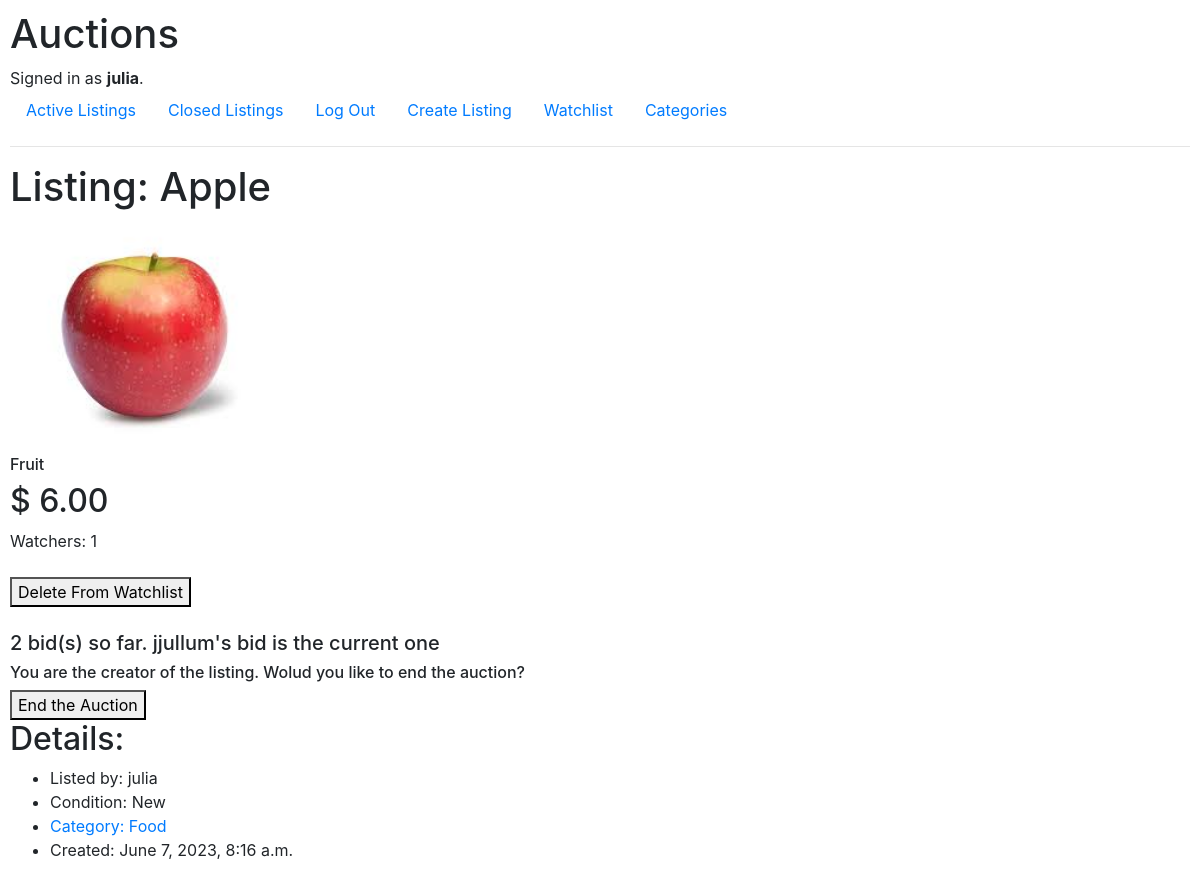
Page /listing/2 (signed in) on the earlier database version.
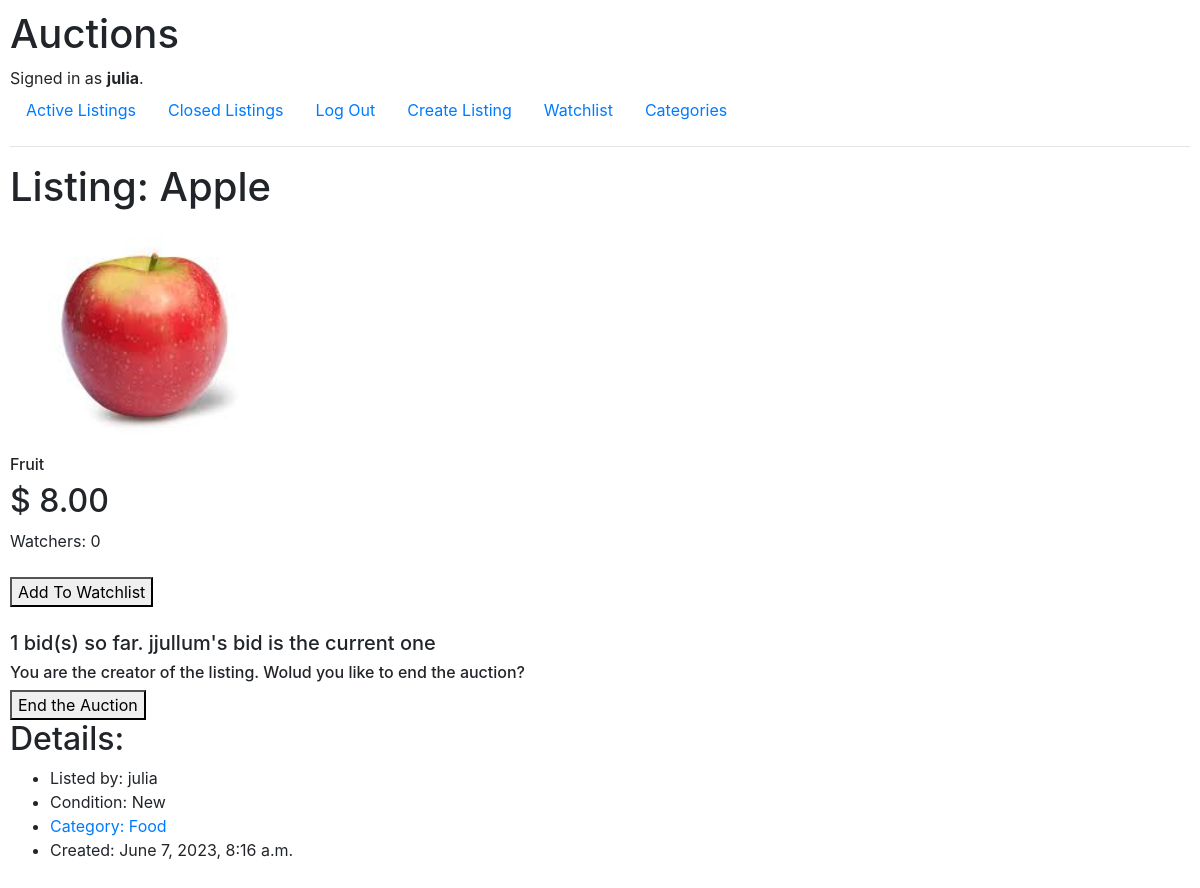
Same page on the later database version.
### auctions/models.py (models this page shows, shortened)
class Listing(models.Model):
    default_auto_field = 'django.db.models.BigAutoField'
    creator = models.ForeignKey(User, on_delete=models.CASCADE, related_name="listings")
    title = models.CharField(max_length=100)
    description = models.CharField(max_length=200)
    starting_bid = models.DecimalField(max_digits=10, decimal_places=2)
    current_bid = models.DecimalField(max_digits=10, decimal_places=2, default=Decimal('0.00'))
    active = models.BooleanField(default=True)
    picture = models.ImageField(null=True, blank=True, upload_to='images/')
    category = models.ForeignKey(Category, on_delete=models.CASCADE, related_name="listings")
    condition = models.CharField(max_length=100)
    time = models.DateTimeField(auto_now_add=True)
    winner = models.ForeignKey(User, on_delete=models.SET_NULL,default=None, blank=True, null=True, related_name="won")
    closed_time = models.DateTimeField(default=None, blank=True, null=True)

class User(AbstractUser):
    pass

class Category(models.Model):
    title = models.CharField(max_length=100)
    def __str__(self):
        return f"{self.title}"

### auctions/views.py (the view, shortened to what this page needs)
# urls.py: path("listing/<int:listing_id>", views.listing, name="listing"),
@login_required
def listing(request, listing_id):
    user = request.user
    listing =  Listing.objects.get(pk=listing_id)
    in_watchlist = WatchList.objects.filter(user=user, listing=listing).exists()
    watchers = WatchList.objects.filter(listing=listing).count()
    bids = Bid.objects.filter(listing=listing).count()
    if bids > 0:
        bidder = Bid.objects.filter(listing=listing, user=user).exists()
        last =  Bid.objects.filter(listing=listing).order_by('added_time').first()
        last_user = last.user
    else:
        bidder = False
        last_user = None
    if request.method == 'GET':
        return render(request, "auctions/listing.html", {
            "listing":listing, "in_watchlist": in_watchlist, "watchers":watchers, "bids":bids, "last_user":last_user, "bidder":bidder
        })
    return HttpResponseRedirect(reverse("listing",args=(listing.id,)))

### auctions/templates/auctions/listing.html (shortened to what this page needs)
{% extends "auctions/layout.html" %}
{% block body %}
    <h1>Listing: {{listing.title}}</h1>
    <div>
        <img src="{{listing.picture.url}}" width="300px">
    </div>
    <h6>{{listing.description}}</h6>
    <h2>$
        {% if listing.current_bid == 0%}
        {{listing.starting_bid}}
        {% else %}
        {{listing.current_bid}}
        {% endif %}
    </h2>
    <div>Watchers: {{watchers}}</div><br>
    {% if listing.active%}
        {% if not in_watchlist %}
            <form action="{% url 'listing' listing.id%}" method="post">
                <button type="submit">Add To Watchlist</button>
            </form>
        {% else %}
            <form action="{% url 'watchlist'%}" method="post">
                <button type="submit"> Delete From Watchlist</button>
            </form>
        {% endif %}
        <br>
        <h5>{{bids}} bid(s) so far.
            {% if last_user == request.user %}
            Your bid is the current one
            {% elif  last_user == None%}
            {% else %}
            {{last_user}}'s bid is the current one
            {% endif %}
        </h5>
        {% if listing.creator != request.user %}
        <form action="{% url 'listing' listing.id%}" method="post">
            {% csrf_token %}
            <input type="number" name="bid">
            <input type="hidden" name="form" value="2">
            <button type="submit">Bid</button>
        </form>
        {% else %}
        <h6>You are the creator of the listing. Wolud you like to end the auction?</h6>
        <form action="{% url 'listing' listing.id%}" method="post">
            <button type="submit">End the Auction</button>
        </form>
        {%endif%}
    {% else %}
        {% if listing.winner == None %}
        Auction has ended. It was closed before anyone bid.
        {% else %}
        <h5>Auction has ended.There were {{bids}} bids.{{listing.winner}} has won.</h5>
        {%endif%}
    {%endif%}
    <h2>Details:</h2>
    <ul>
        <li>
            Listed by: {{listing.creator}}
        </li>
        <li>
            {% if listing.condition %}
            Condition: {{listing.condition}}
            {% else %}
            Condition: No condition specified
            {% endif %}
        </li>
        <li>
            {% if listing.category %}
            <a href="{% url 'category' listing.category.id%}">Category: {{listing.category}}</a>
            {% else %}
            Category: No Category Listed
            {% endif %}
        </li>
        {%if listing.active%}
        <li>
            Created: {{listing.time}}
        </li>
        {%endif%}
    </ul>
{% endblock %}

Differences in the rows shown:
changed Listing "Apple": current_bid "6.00" → "8.00"
Other differences:
{{ watchers }}: "1" → "0"
{{ bids }}: "2" → "1"
text no longer shown: "Delete From Watchlist"
text now shown: "Add To Watchlist"
